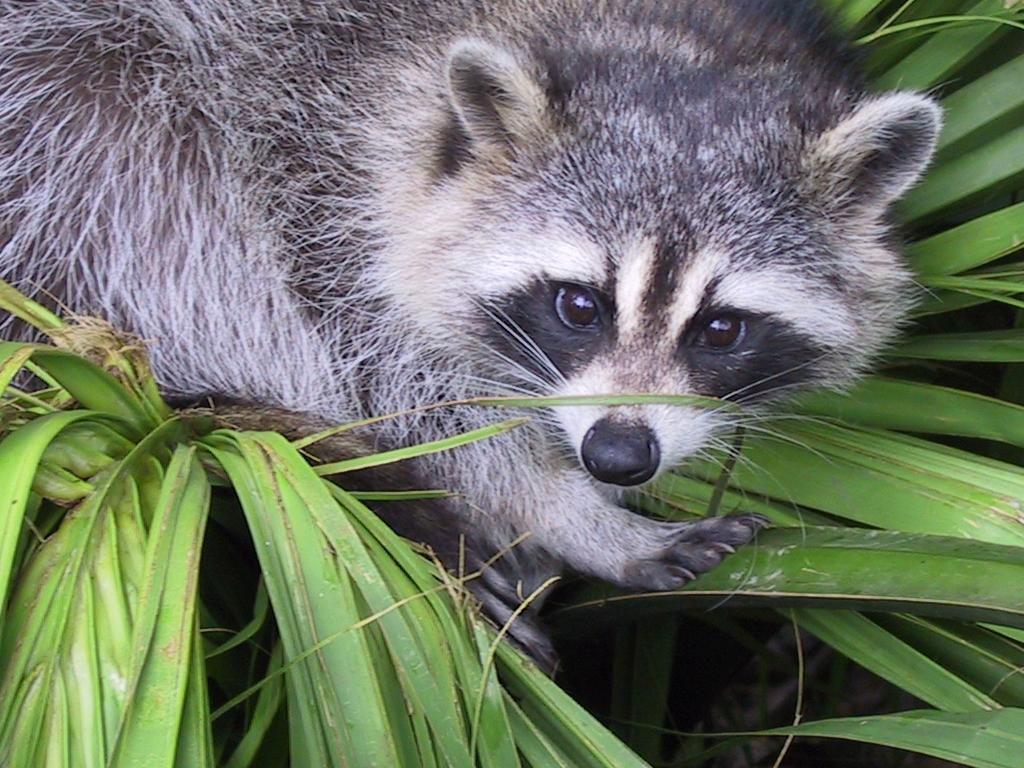
#> input picture Python1/ex04/animal.jpeg, 1024 x 768 px
$ python rotate.py
#> lines starting #> are read from the running program, lines starting #| are printed output that depends on the picture
### Python1/ex04/load_image.py
from PIL import Image
import numpy as np


def ft_load(path: str) -> np.ndarray:
    """
    Loads an image and returns its pixel information as an numpy array
    """
#> called with path = 'animal.jpeg'
    try:
        img = Image.open(path)
#> img is the input picture: PIL image 1024x768 RGB; mean R, G, B 110.7, 117.7, 102.1
        print(f"The format of the image is: {img.format}")
#| The format of the image is: JPEG
        img_rgb = img.convert('RGB')
        pixels = np.array(img_rgb)
        print(f"The shape of the image is: {pixels.shape}")
#| The shape of the image is: (768, 1024, 3)
        print(pixels)
#> (printed output is left out)

        return pixels

    except FileNotFoundError:
        print(f"Error: The file at path '{path}' was not found.")
    except IOError:
        print(f"Error: The file at path '{path}' " +
              "is not a valid image or is unsupported.")
    except Exception as e:
        print(f"Error: {e}")
    return None

### Python1/ex04/zoom.py
import numpy as np
import matplotlib.pyplot as plt
from load_image import ft_load


def zoom_image(path, zoom_factor) -> np.ndarray:
    """
This function zooms on the middle of the image
def zoom_image(path, zoom_factor) -> np.ndarray:
    Where:
        Path is a str of the where the image is
        zoom_factor is the factor by wich the image is zoomed:
         1 means original size and 0.5 is half the original size
    Note: valid entries are 0.1 to 1
    """
    try:
        if zoom_factor < 0.1 or zoom_factor > 1:
            raise Exception("Invalid zoom factor, valid entries are 0.1 to 1")

        img = ft_load(path)
        if img is None:
            return
        original_shape = img.shape
#> original_shape = (768, 1024, 3)
        # Calculate new shape based on zoom factor
        new_height = int(original_shape[0] * zoom_factor)
#> new_height = 384
        new_width = int(original_shape[1] * zoom_factor)
#> new_width = 512

        # Calculate the top-left corner of the zoomed region to center it
        start_y = int(original_shape[0] / 2) - int(new_height / 2)
#> start_y = 192
        end_y = start_y + new_height
#> end_y = 576

        start_x = int(original_shape[1] / 2) - int(new_width / 2)
#> start_x = 256
        end_x = start_x + new_width
#> end_x = 768

        # Slice the image to zoom into the center
        zoomed_image = img[start_y:end_y, start_x:end_x]
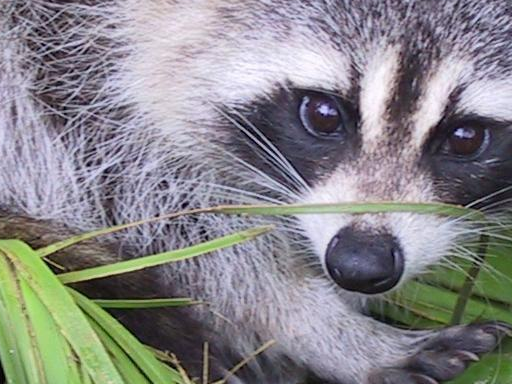
#> zoomed_image: shape (384, 512, 3); mean R, G, B 135.4, 134.4, 137.1

        return zoomed_image

    except IndexError as e:
        print(f"Error: Could not zoom into the image. {str(e)}")
        return None
    except Exception as e:
        print(f"Error: {str(e)}")
        return None


# [8 lines that do not run on import are left out]

### Python1/ex04/rotate.py
import numpy as np
import matplotlib.pyplot as plt
from PIL import Image
from load_image import ft_load
from zoom import zoom_image

def rotate_image(path):
    """
    Rotates an image 90deg
    """
    try:
        # Load the image using the function from load_image.py
        img = zoom_image(path, 0.5)

        # Check the shape of the image
        print(f"Zoomed shape of the image before rotation: {img.shape}")
#| Zoomed shape of the image before rotation: (384, 512, 3)
        print(np.array(img))
#> (printed output is left out)

        # Rotate the zoomed image (using np.rot90 or another method)
        rotated_image = np.rot90(img)
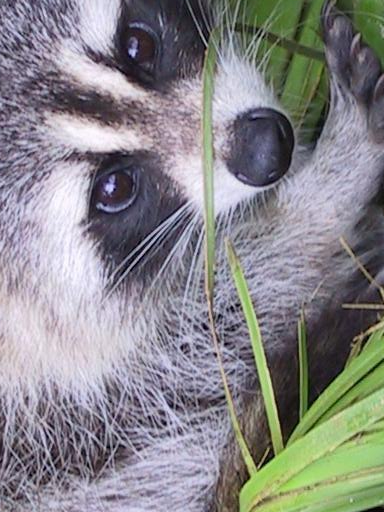
#> rotated_image: shape (512, 384, 3); mean R, G, B 135.4, 134.4, 137.1
        print(f"Shape of the image after rotation: {rotated_image.shape}")
#| Shape of the image after rotation: (512, 384, 3)
        print(np.array(rotated_image))
#> (printed output is left out)

        # If the image has 3 channels (RGB), convert to grayscale by averaging across channels
        if rotated_image.shape[2] == 3:
            rotated_image = np.mean(rotated_image, axis=2).astype(np.uint8)
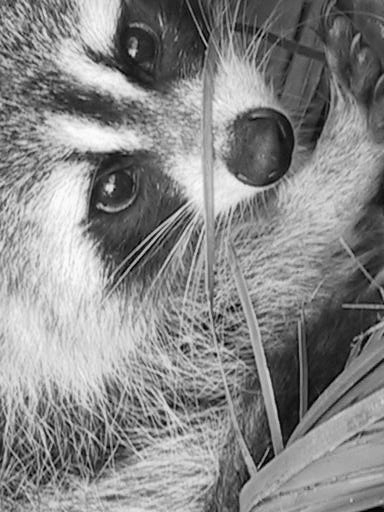
#> rotated_image: shape (512, 384); min 0, max 254, mean 135.3
            print("Image converted to grayscale")

        # Display the rotated (and possibly grayscale) image
        plt.imshow(rotated_image, cmap='gray' if rotated_image.ndim == 2 else None)
        plt.title("Rotated Image")
        plt.show()

        return rotated_image

    except Exception as e:
        print(f"Error: {str(e)}")
        return None


if __name__ == "__main__":
        rotate_image('animal.jpeg')
